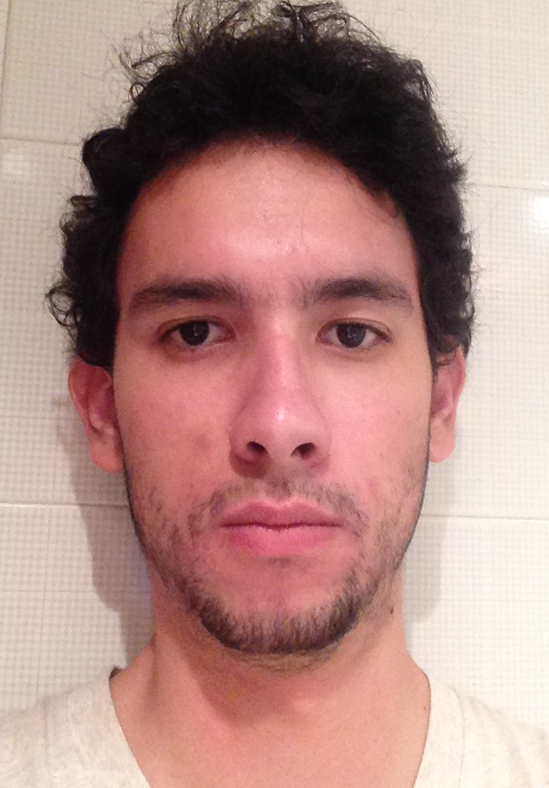
%> input picture Lab4-HybridImages/homework/Images/alejandro_orig.png, 549 x 788 px
$ octave hybrid_im.m   (GNU Octave 9; MATLAB toolbox functions it lacks are replaced by stand-ins)
%> lines starting %> are read from the running program, lines starting %| are printed output that depends on the picture
%Obtain a hybrid image from two different images

clc; clear all; close all;
sigma = 8; % Param. of the Gaussian radius

%Load and resize images
I1 = imread('Images/alejandro_orig.png');
%> I1 is the input picture: size 788x549x3 uint8; mean R, G, B 180.4, 141.3, 134.5
I2 = imread('Images/ramon_orig.png');
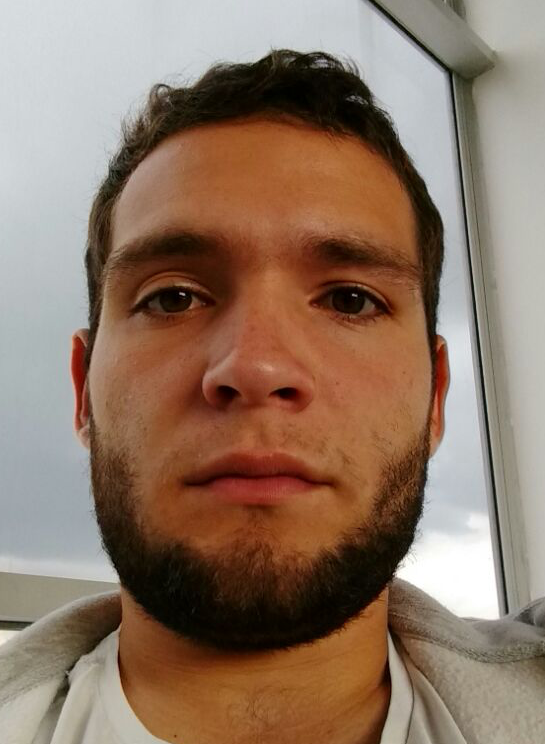
%> input picture Lab4-HybridImages/homework/Images/ramon_orig.png, 545 x 744 px
%> I2 is the input picture: size 744x545x3 uint8; mean R, G, B 142.5, 117.9, 100.3
I1_crop = imresize(I1, [size(I2,1), size(I2,2)]);
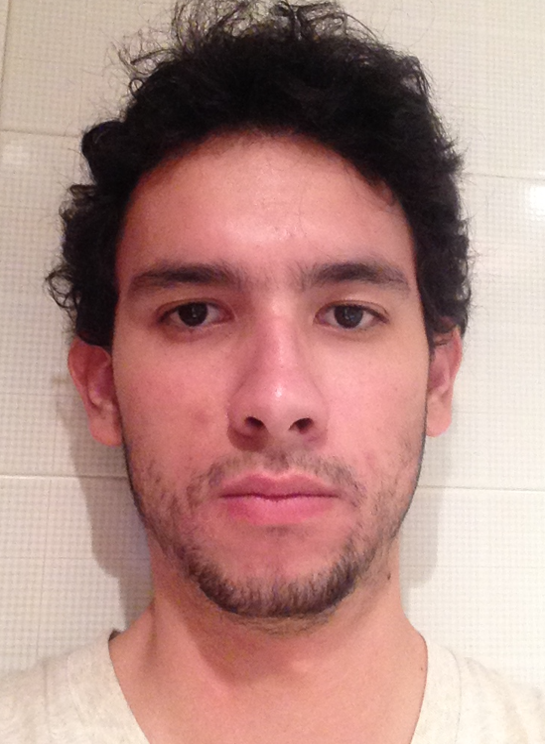
%> I1_crop: size 744x545x3 uint8; mean R, G, B 180.4, 141.3, 134.5
imwrite(I1_crop, 'Images/alejandro_crop.png')

%Compute hybrid image
hybrid_im = I2-imgaussfilt(I2, sigma) + imgaussfilt(I1_crop, sigma);
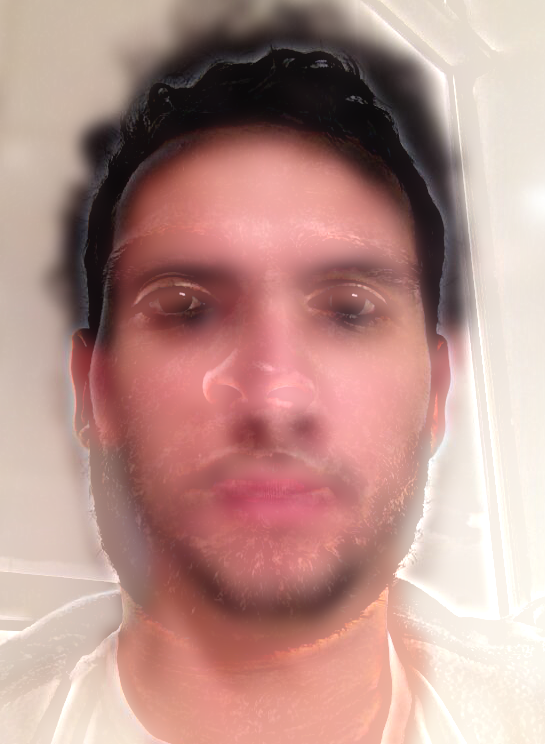
%> hybrid_im: size 744x545x3 uint8; mean R, G, B 184.5, 145.6, 138.9
imshow(hybrid_im)
